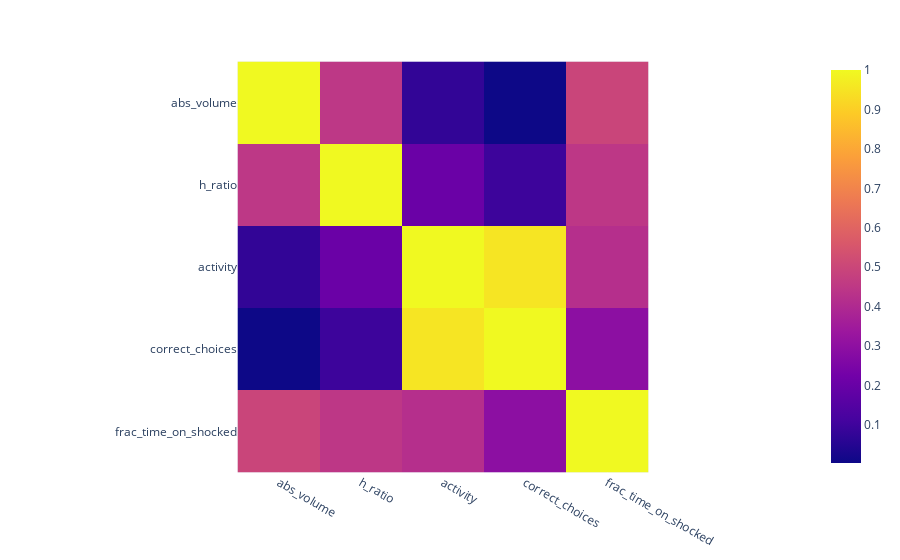

The code cell stored with this chart in its notebook:
### Code cell
import plotly.express as px

# Calculer la matrice de corrélation
correlation_matrix = merged_df[["abs_volume","h_ratio","activity","correct_choices","frac_time_on_shocked"]].corr()

# Créer un heatmap interactif avec Plotly
fig = px.imshow(correlation_matrix)
fig.show()

### Figure 1 — Plotly figure (JSON) as saved in the notebook; plotly's stock layout.template omitted (floating-point values rounded to 4 significant figures)
{"data": [{"coloraxis": "coloraxis", "hovertemplate": "x: %{x}<br>y: %{y}<br>color: %{z}<extra></extra>", "name": "0", "type": "heatmap", "x": ["abs_volume", "h_ratio", "activity", "correct_choices", "frac_time_on_shocked"], "xaxis": "x", "y": ["abs_volume", "h_ratio", "activity", "correct_choices", "frac_time_on_shocked"], "yaxis": "y", "z": [[1, 0.4481, 0.07484, 0.003396, 0.4953], [0.4481, 1, 0.2041, 0.09664, 0.4459], [0.07484, 0.2041, 1, 0.9518, 0.4203], [0.003396, 0.09664, 0.9518, 1, 0.2936], [0.4953, 0.4459, 0.4203, 0.2936, 1]]}], "layout": {"coloraxis": {"colorscale": [[0, "#0d0887"], [0.1111, "#46039f"], [0.2222, "#7201a8"], [0.3333, "#9c179e"], [0.4444, "#bd3786"], [0.5556, "#d8576b"], [0.6667, "#ed7953"], [0.7778, "#fb9f3a"], [0.8889, "#fdca26"], [1, "#f0f921"]]}, "margin": {"t": 60}, "xaxis": {"anchor": "y", "constrain": "domain", "domain": [0, 1], "scaleanchor": "y"}, "yaxis": {"anchor": "x", "autorange": "reversed", "constrain": "domain", "domain": [0, 1]}}}
